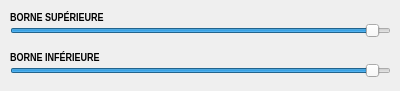
     <widget class="QWidget" name="tab_6">
      <attribute name="title">
       <string>Mobilier</string>
      </attribute>
      <widget class="QLabel" name="label_39">
       <property name="geometry">
        <rect>
         <x>10</x>
         <y>10</y>
         <width>111</width>
         <height>16</height>
        </rect>
       </property>
       <property name="font">
        <font>
         <family>Arial Narrow</family>
         <pointsize>8</pointsize>
         <weight>75</weight>
         <italic>false</italic>
         <bold>true</bold>
        </font>
       </property>
       <property name="text">
        <string>BORNE SUPÉRIEURE</string>
       </property>
      </widget>
      <widget class="QSlider" name="datsup_mobilier">
       <property name="geometry">
        <rect>
         <x>10</x>
         <y>20</y>
         <width>381</width>
         <height>22</height>
        </rect>
       </property>
       <property name="minimum">
        <number>-1000000</number>
       </property>
       <property name="maximum">
        <number>3000</number>
       </property>
       <property name="orientation">
        <enum>Qt::Horizontal</enum>
       </property>
      </widget>
      <widget class="QLabel" name="label_40">
       <property name="geometry">
        <rect>
         <x>10</x>
         <y>50</y>
         <width>111</width>
         <height>16</height>
        </rect>
       </property>
       <property name="font">
        <font>
         <family>Arial Narrow</family>
         <pointsize>8</pointsize>
         <weight>75</weight>
         <italic>false</italic>
         <bold>true</bold>
        </font>
       </property>
       <property name="text">
        <string>BORNE INFÉRIEURE</string>
       </property>
      </widget>
      <widget class="QSlider" name="datinf_mobilier">
       <property name="geometry">
        <rect>
         <x>10</x>
         <y>60</y>
         <width>381</width>
         <height>22</height>
        </rect>
       </property>
       <property name="minimum">
        <number>-1000000</number>
       </property>
       <property name="maximum">
        <number>3000</number>
       </property>
       <property name="orientation">
        <enum>Qt::Horizontal</enum>
       </property>
      </widget>
     </widget>
